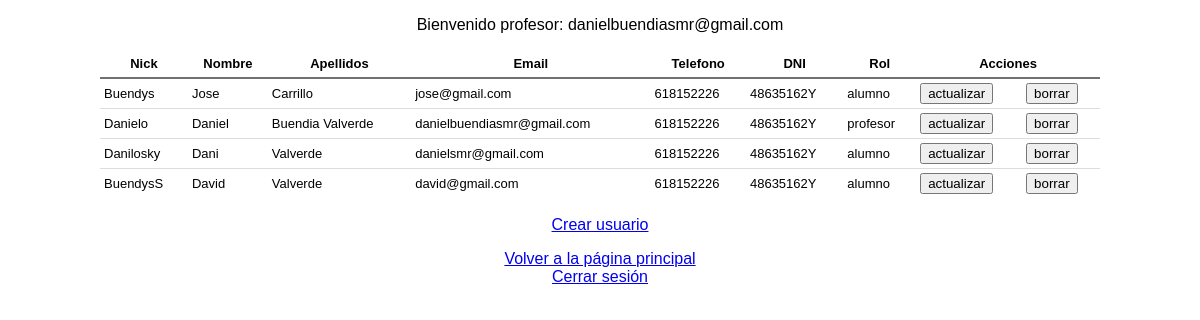
/administracion.php (signed in), run on the app's committed database.
### tables this page shows
CREATE TABLE `users` (
  `id` int(11) NOT NULL,
  `nick` varchar(20) NOT NULL,
  `nombre` varchar(30) NOT NULL,
  `apellidos` varchar(100) NOT NULL,
  `email` varchar(100) NOT NULL,
  `telefono` varchar(10) NOT NULL,
  `pass` varchar(255) NOT NULL,
  `dni` varchar(10) NOT NULL,
  `rol` varchar(10) NOT NULL,
  `archivo` varchar(255) DEFAULT NULL
);

### lib/Dbpdo.php (called while the page is built, shortened)
<?php
class Dbpdo
{
  private $host = 'mysql';
  private $user = 'default';
  private $pass = 'secret';
  private $dbname = 'dbejemplopdo';
  public $db;
  public $modeDEV = false;
  private $persistent = true;
  public function __construct()
  {
    $this->db = $this->connection();
  }
  private function connection()
  {
    $dsn = 'mysql:host=' . $this->host . ';dbname=' . $this->dbname;
    $options = [PDO::ATTR_PERSISTENT => $this->persistent, PDO::ATTR_ERRMODE => PDO::ERRMODE_EXCEPTION];
    try {
      return new PDO($dsn, $this->user, $this->pass, $options);
    }catch (PDOException $e){
      $this->errors = $e->getMessage();
      if($this->modeDEV){
        print_r($this->errors);
      }else{
        echo 'Hay problemas con el acceo a la BD. Prueba más tarde.';
      }
    }
  }
  public function getUsers($table)
  {
    if(isset($table)){
    return $this->db->query("SELECT id, nick, nombre, apellidos, email, telefono, dni, rol FROM $table");
  }else{
    throw new Exception('A ocurrido un error con la base de datos');
  }
  }
}
 ?>

### viewusuarios.php (the view, shortened to what this page needs)
<!DOCTYPE html>
<html lang="es" dir="ltr">
  <head>
    <link rel="stylesheet" href="estilos.css">
  </head>
  <body>
<div align="center">
    <?php
    if(!isset($_SESSION['rol']['roldeusuario'])){
      volver();
    }elseif($_SESSION['rol']['roldeusuario'] != 'profesor'){
      volver();
    }else{
    include('./lib/Dbpdo.php');
    $consulta = new Dbpdo();
    try{
    $query = $consulta->getUsers('users');
    echo '<table>';
    echo '<tr>';
    echo '<th class="centrado">Nick</th>';
    echo '<th class="centrado">Nombre</th>';
    echo '<th class="centrado">Apellidos</th>';
    echo '<th class="centrado">Email</th>';
    echo '<th class="centrado">Telefono</th>';
    echo '<th class="centrado">DNI</th>';
    echo '<th class="centrado">Rol</th>';
    echo '<th colspan="2" class="centrado">Acciones</th>';
    echo '</tr>';
    while($row = $query->fetch(PDO::FETCH_ASSOC)){
      echo "<form class=\"form\" action=\"indexUpdate.php\" method=\"post\">";
      echo '<tr>';
      echo '<td>'.$row['nick'].'</td>';
      echo '<td>'.$row['nombre'].'</td>';
      echo '<td>'.$row['apellidos'].'</td>';
      echo '<td>'.$row['email'].'</td>';
      echo '<td>'.$row['telefono'].'</td>';
      echo '<td>'.$row['dni'].'</td>';
      echo '<td>'.$row['rol'].'</td>';
      echo "<td><input type=\"submit\" name=\"actualizar\" value=\"actualizar\"></td>";
      echo "<td><input type=\"submit\" name=\"borrar\" value=\"borrar\" ></td>";
      echo '</tr>';
      echo "</form>";
    }
      echo '</table>';
    }catch (Exception $e){
      echo '<h3>Ha ocurrido un error en la conexión a la BD</h3>';
      if($consulta->modeDEV){
        echo $e->getMessage();
      }
     }
    }
     ?>
     <br>
     <a href="./indexCreate.php">Crear usuario</a>
     <br>
     </div>
  </body>
</html>

### administracion.php (shortened to what this page needs)
<!DOCTYPE html>
<html lang="es" dir="ltr">
  <head>
  </head>
  <body>
    <?php
    if(!isset($_SESSION['rol']['roldeusuario'])){
        volver();
    }elseif($_SESSION['rol']['roldeusuario'] != 'profesor'){
        volver();
    }else{
      echo '<p class="centrado">';
      echo 'Bienvenido profesor: ' . $_SESSION['user']['name'] . '<br>';
      include('viewusuarios.php');
      echo '<p class="centrado">';
      echo '<a  href="public.php">Volver a la página principal</a><br>';
      echo '<a  href="logout.php">Cerrar sesión</a><br>';
      echo '</p>';
    }
     ?>
  </body>
</html>

### estilos.css (style rules this page uses)
body { font-family: "Arial"; }
.centrado { text-align: center; }
table { border-collapse: collapse; width: 1000px; font-size: 13px; }
th { border-bottom: 2px solid #717171; padding: 6px; text-align: left; }
td { padding: 4px; border-top: 1px solid #dddddd; }

### data on the page
users: nick "Buendys", nombre "Jose", apellidos "Carrillo", email "jose@gmail.com", telefono "618152226", dni "48635162Y", rol "alumno"
users: nick "Danielo", nombre "Daniel", apellidos "Buendia Valverde", email "danielbuendiasmr@gmail.com", telefono "618152226", dni "48635162Y", rol "profesor"
users: nick "Danilosky", nombre "Dani", apellidos "Valverde", email "danielsmr@gmail.com", telefono "618152226", dni "48635162Y", rol "alumno"
users: nick "BuendysS", nombre "David", apellidos "Valverde", email "david@gmail.com", telefono "618152226", dni "48635162Y", rol "alumno"

### other printed values
$_SESSION['user']['name'] "danielbuendiasmr@gmail.com"
